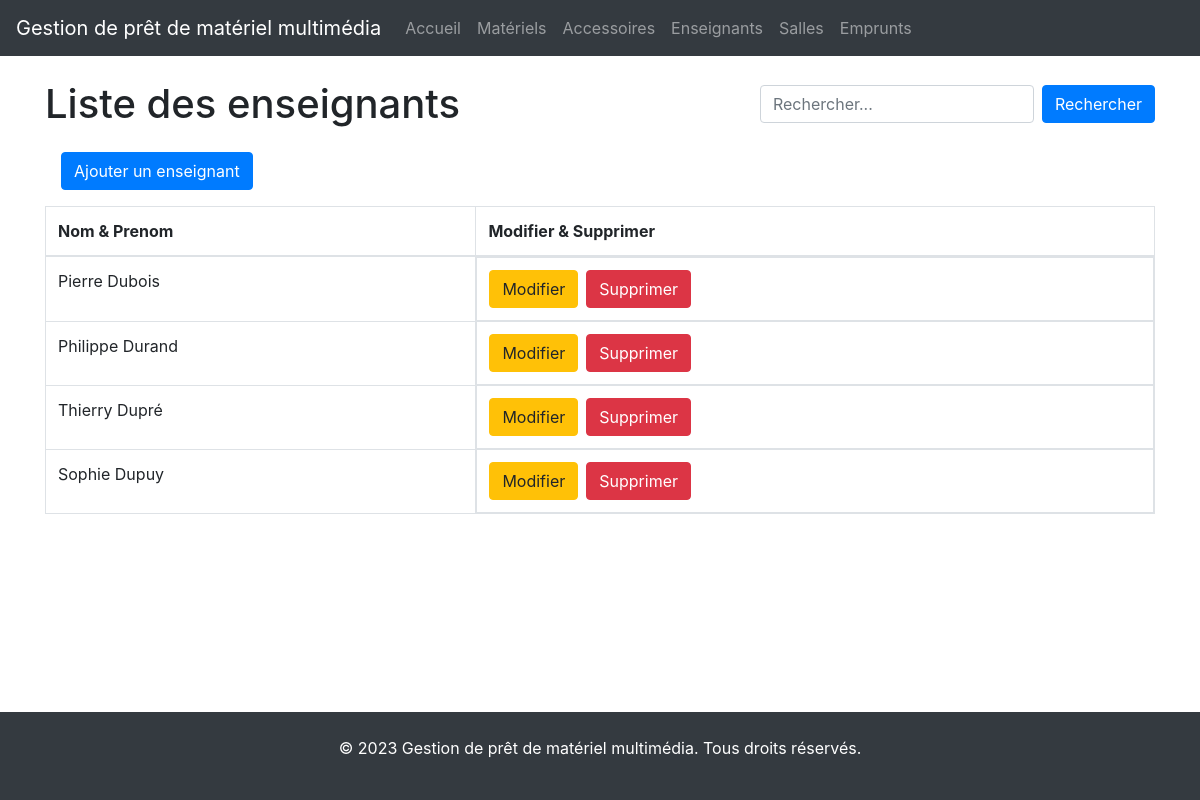
Before: /enseignants/ with the older database file.
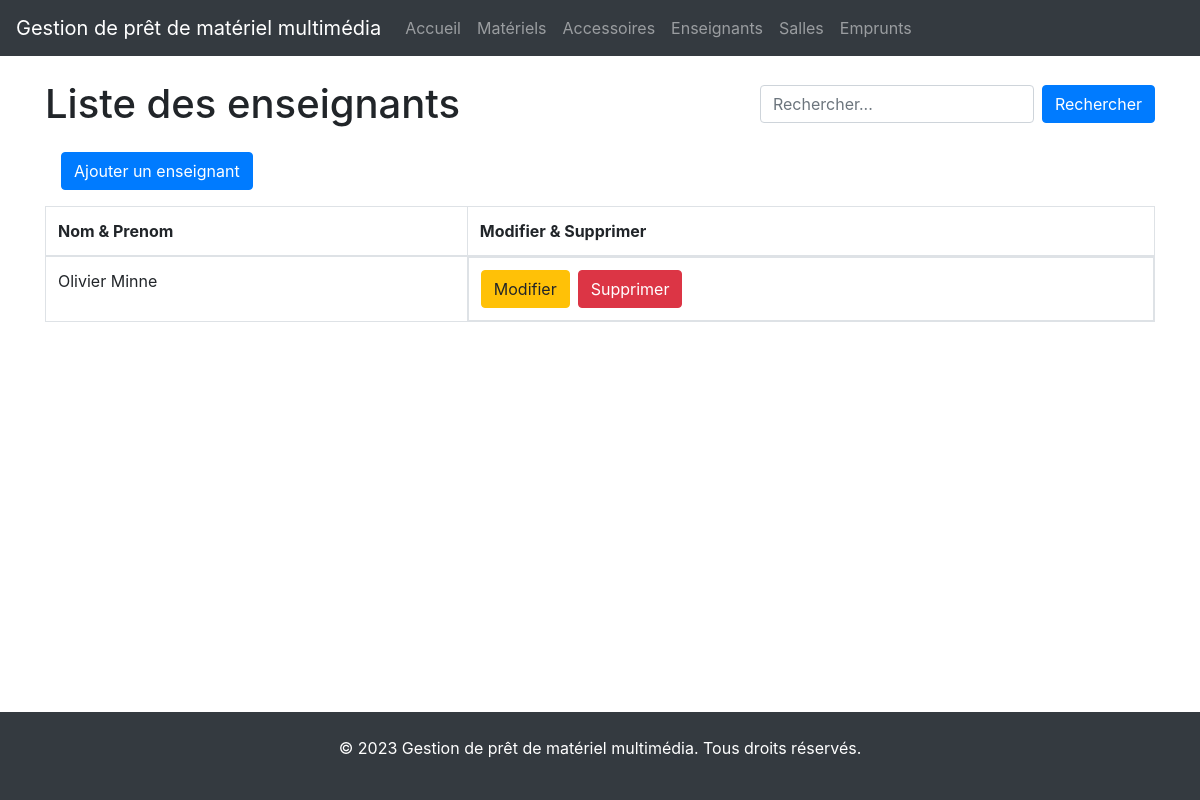
After: the same page with the newer database file.
### materiels/models.py (models this page shows, shortened)
class Enseignant(models.Model):
    nom = models.CharField(max_length=100)

### materiels/views.py (the view)
# urls.py: path('enseignants/', views.enseignants, name='enseignants'),
def enseignants(request):
    query = request.GET.get('q')  # Récupère le paramètre de recherche 'q' depuis l'URL
    enseignants = Enseignant.objects.all()
    if query:
        enseignants = enseignants.filter(
            nom__icontains=query)  # Filtre les enseignants dont le nom contient la requête de recherche
    context = {
        'enseignants': enseignants,
        'query': query  # Ajoute la requête de recherche dans le contexte pour l'afficher dans le template
    }
    return render(request, 'enseignants/list.html', context)

### templates/enseignants/list.html (shortened to what this page needs)
{% extends 'base.html' %}
{% block content %}
    <h1 class="d-flex justify-content-between align-items-center">Liste des enseignants
        <form method="GET" action="{% url 'enseignants' %}" class="form-inline">
            <input type="text" name="q" value="{{ query|default_if_none:'' }}" class="form-control ml-3"
                   placeholder="Rechercher...">
            <button type="submit" class="btn btn-primary ml-2">Rechercher</button>
        </form>
    </h1>
    <a class="btn btn-primary m-3" href="{% url 'ajouter_enseignant' %}">Ajouter un enseignant</a>
    {% if enseignants %}
        <table class="table table-bordered  table-hover">
            <thead>
            <tr>
                <th>Nom & Prenom</th>
                <th>Modifier & Supprimer</th>
            </tr>
            </thead>
            <tbody>
            {% for enseignant in enseignants %}
                <tr>
                    <td>{{ enseignant.nom }}</td>
                    <td style="display: flex">
                        <a class="btn btn-warning" href="{% url 'modifier_enseignant' enseignant.id %}">Modifier</a>
                        <a class="btn btn-danger ml-2"
                           href="{% url 'supprimer_enseignant' enseignant.id %}">Supprimer</a>
                    </td>
                </tr>
            {% endfor %}
            </tbody>
        </table>
    {% else %}
        <div class="alert alert-warning" role="alert">
            Aucun enseignant dans la base de données
        </div>
    {% endif %}
{% endblock %}

### templates/base.html (shortened to what this page needs)
<!DOCTYPE html>
<html lang="fr">
<head>
    <link rel="stylesheet" href="https://stackpath.bootstrapcdn.com/bootstrap/4.5.0/css/bootstrap.min.css">
</head>
<body>
<nav class="navbar navbar-expand-lg navbar-dark bg-dark">
    <a class="navbar-brand" href="{% url 'home' %}">Gestion de prêt de matériel multimédia</a>
    <div class="collapse navbar-collapse" id="navbarNav">
        <ul class="navbar-nav">
            <li class="nav-item">
                <a class="nav-link" href="{% url 'home' %}">Accueil</a>
            </li>
            <li class="nav-item">
                <a class="nav-link" href="{% url 'materiels' %}">Matériels</a>
            </li>
                        <li class="nav-item">
                <a class="nav-link" href="{% url 'accessoires' %}">Accessoires</a>
            </li>
            <li class="nav-item">
                <a class="nav-link" href="{% url 'enseignants' %}">Enseignants</a>
            </li>
            <li class="nav-item">
                <a class="nav-link" href="{% url 'salles' %}">Salles</a>
            </li>
            <li class="nav-item">
                <a class="nav-link" href="{% url 'emprunts' %}">Emprunts</a>
            </li>
        </ul>
    </div>
</nav>
<div class="container mt-4">
    {% block content %}
    {% endblock %}
</div>
<footer class="footer bg-dark p-4 text-white mt-auto">
    <div class="container text-center">
        <p>© 2023 Gestion de prêt de matériel multimédia. Tous droits réservés.</p>
    </div>
</footer>
</body>
</html>

### templates/base.html (style rules this page uses)
body { margin-bottom: 60px; padding-bottom: 60px; }
.footer { position: fixed; left: 0; bottom: 0; width: 100%; background-color: #000000; color: #ffffff; text-align: center; padding: 20px 0; }

Changed rows visible on the page:
removed Enseignant: nom "Philippe Durand"
removed Enseignant: nom "Thierry Dupré"
removed Enseignant: nom "Sophie Dupuy"
changed Enseignant: nom "Pierre Dubois" → "Olivier Minne"
